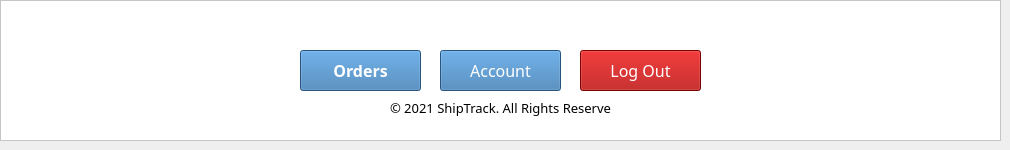
    <widget class="QWidget" name="page_5">
     <widget class="QFrame" name="frame_7">
      <property name="geometry">
       <rect>
        <x>0</x>
        <y>0</y>
        <width>1001</width>
        <height>141</height>
       </rect>
      </property>
      <property name="styleSheet">
       <string notr="true">background-color: rgb(255, 255, 255);</string>
      </property>
      <property name="frameShape">
       <enum>QFrame::StyledPanel</enum>
      </property>
      <property name="frameShadow">
       <enum>QFrame::Raised</enum>
      </property>
      <widget class="QPushButton" name="pushButton_4">
       <property name="geometry">
        <rect>
         <x>300</x>
         <y>50</y>
         <width>121</width>
         <height>41</height>
        </rect>
       </property>
       <property name="font">
        <font>
         <family>Glacial Indifference</family>
         <pointsize>12</pointsize>
         <weight>75</weight>
         <bold>true</bold>
        </font>
       </property>
       <property name="styleSheet">
        <string notr="true">background-color: rgb(54, 118, 176);
color: rgb(255, 255, 255);</string>
       </property>
       <property name="text">
        <string>Orders</string>
       </property>
      </widget>
      <widget class="QPushButton" name="pushButton_5">
       <property name="geometry">
        <rect>
         <x>440</x>
         <y>50</y>
         <width>121</width>
         <height>41</height>
        </rect>
       </property>
       <property name="font">
        <font>
         <family>Glacial Indifference</family>
         <pointsize>12</pointsize>
         <weight>50</weight>
         <bold>false</bold>
        </font>
       </property>
       <property name="styleSheet">
        <string notr="true">background-color: rgb(54, 118, 176);
color: rgb(255, 255, 255);</string>
       </property>
       <property name="text">
        <string>Account</string>
       </property>
      </widget>
      <widget class="QPushButton" name="pushButton_6">
       <property name="geometry">
        <rect>
         <x>580</x>
         <y>50</y>
         <width>121</width>
         <height>41</height>
        </rect>
       </property>
       <property name="font">
        <font>
         <family>Glacial Indifference</family>
         <pointsize>12</pointsize>
         <weight>50</weight>
         <bold>false</bold>
        </font>
       </property>
       <property name="styleSheet">
        <string notr="true">background-color: rgb(170, 0, 0);
color: rgb(255, 255, 255);</string>
       </property>
       <property name="text">
        <string>Log Out</string>
       </property>
      </widget>
      <widget class="QLabel" name="label_3">
       <property name="geometry">
        <rect>
         <x>465</x>
         <y>-10</y>
         <width>71</width>
         <height>71</height>
        </rect>
       </property>
       <property name="styleSheet">
        <string notr="true">background-color: rgba(255, 255, 255, 0);</string>
       </property>
       <property name="text">
        <string/>
       </property>
       <property name="pixmap">
        <pixmap>Logo.png</pixmap>
       </property>
       <property name="scaledContents">
        <bool>true</bool>
       </property>
       <property name="alignment">
        <set>Qt::AlignCenter</set>
       </property>
       <property name="textInteractionFlags">
        <set>Qt::LinksAccessibleByMouse|Qt::TextSelectableByMouse</set>
       </property>
      </widget>
      <widget class="QLabel" name="label_4">
       <property name="geometry">
        <rect>
         <x>390</x>
         <y>100</y>
         <width>221</width>
         <height>16</height>
        </rect>
       </property>
       <property name="font">
        <font>
         <family>Glacial Indifference</family>
         <pointsize>10</pointsize>
        </font>
       </property>
       <property name="text">
        <string>© 2021 ShipTrack. All Rights Reserved</string>
       </property>
      </widget>
     </widget>
    </widget>
